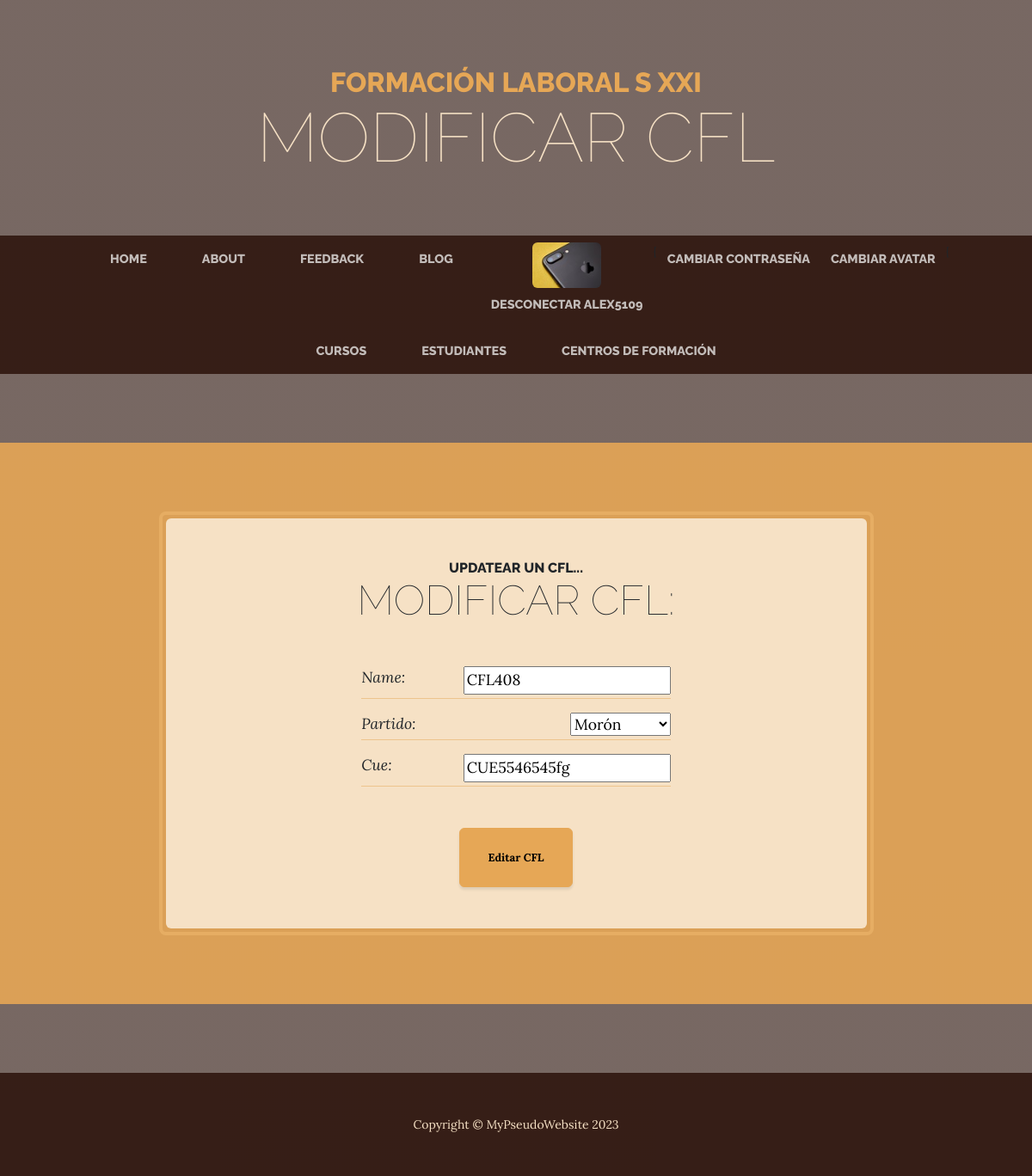
/centros_de_formacion/update/1 (signed in), run on the app's committed database.
### aplicacion/models.py (models this page shows, shortened)
class Usuario(auth.models.User):
	avatar = models.ImageField(upload_to="media/avatares", null=True, blank=True)

class Institucion(models.Model):
	name = models.CharField(max_length=60, null=True)
	partido =  models.ForeignKey(Partido, on_delete=models.SET_NULL, null=True, related_name="instituciones")
	cue =  models.CharField(max_length=12, null=True)

### aplicacion/views.py (the view)
# urls.py: path('centros_de_formacion/update/<pk>',	Centros_Update.as_view(),	name='centros-update'),
class Centros_Update(MyLoginRequiredMixin, generic.UpdateView):
	model = models.Institucion
	fields = ["name", "partido", "cue"]

### aplicacion/models.py (called while the page is built)
	def __str__(self):
		return f"{self.name}"

### aplicacion/templatetags/avatar.py (called while the page is built)
@register.filter(name="avatar")
def avatar(request):
	avatar_url = None
	try:
		avatar_url = models.AvatarPDF.objects.get(usuario = request.user.id).imagen.url
	except (Exception):
		try:
			avatar_url = models.Usuario.objects.get(id=request.user.id).avatar.url
		except (Exception):
			pass
	return avatar_url

### aplicacion/templates/aplicacion/institucion_form.html (shortened to what this page needs)
{% extends "aplicacion/0001_formulario.html" %}
{% block header2 %} Modificar CFL {% endblock %}
{% block header3 %} Updatear un CFL... {% endblock %}
{% block header4 %} Modificar CFL: {% endblock %}
{% block button_text %} Editar CFL {% endblock %}
{% block form_post_url %} "{% url 'aplicacion:centros-update' centro.slug %}" {% endblock %}

### aplicacion/templates/aplicacion/0001_formulario.html (shortened to what this page needs)
{% extends "aplicacion/0000_master.html" %}
{% load static %}
{% block content %}
		<section class="page-section cta">
			<div class="container">
				<div class="row">
					<div class="col-xl-9 mx-auto">
						<div class="cta-inner bg-faded text-center rounded">
							<h2 class="section-heading mb-5">
								<span class="section-heading-upper">{% block header3 %} A rellenar la database {% endblock %}</span>
								<span class="section-heading-lower">{% block header4 %} Agregar estudiante {% endblock %}</span>
							</h2>
							<form action= {% block form_post_url %}  {% endblock %}/ method="POST">
								<ul class="list-unstyled list-hours mb-5 text-left mx-auto">
									{% for field in form %}
										<li class="list-unstyled-item list-hours-item d-flex">
											{{ field.label_tag }}
											<span class="ms-auto">
												{{ field }}
											</span>
										</li>
									{% endfor %}
								</ul>
								<div class="intro-button mx-auto">
									<button type="submit" class="btn btn-primary btn-xl" name="enviarlo"> {% block button_text %} agregar o editar{% endblock %} </button>
								</div>
							</form>
						</div>
					</div>
				</div>
			</div>
		</section>
{% endblock %}

### aplicacion/templates/aplicacion/0000_master.html (shortened to what this page needs)
{% load static %}
{% load avatar %}
<!DOCTYPE html>
<html lang="en">
	<head>
		<link href="{% static 'aplicacion/css/styles.css' %}" rel="stylesheet" />
	</head>
	<body>
		<header>
			<h1 class="site-heading text-center text-faded d-none d-lg-block">
				<span class="site-heading-upper text-primary mb-3">
				{% block header1_principal %}
				Formación Laboral S XXI
				{% endblock %}</span>
				<span class="site-heading-lower">{% block header2 %}{% endblock %}</span>
			</h1>
		</header>
		<nav class="navbar navbar-expand-lg navbar-dark py-lg-24" id="mainNav">
			<div class="container">
				<div class="collapse navbar-collapse" id="navbarSupportedContent">
					<ul class="navbar-nav mx-auto">
						<li class="nav-item px-lg-4"><a class="nav-link text-uppercase" href="{% url 'aplicacion:home' %}">Home</a></li>
						<li class="nav-item px-lg-4"><a class="nav-link text-uppercase" href="{% url 'aplicacion:about' %}">About</a></li>
						<li class="nav-item px-lg-4"><a class="nav-link text-uppercase" href="{% url 'aplicacion:quejas' %}">Feedback</a></li>
						<li class="nav-item px-lg-4"><a class="nav-link text-uppercase" href="{% url 'blog:home' %}">Blog</a></li>
						{% if request.user.is_authenticated %}
							{% if request|avatar %}
								<li class="nav-item px-lg-1"> <img class="product-item-img mx-auto d-flex rounded img-fluid mb-3 mb-lg-0" src= '{{ request|avatar }}' alt="..." width="80" height="80" /> <a class="nav-link text-uppercase" href="{% url 'aplicacion:user-log_out' %}?next={{request.path}}">Desconectar {{request.user.username}}</a> </li>
							{{% else %}
								<li class="nav-item px-lg-1"> <a class="nav-link text-uppercase" href="{% url 'aplicacion:user-log_out' %}?next={{request.path}}">Desconectar {{request.user.username}}</a> </li>
							{{% endif %}
							<li class="nav-item px-lg-1"> <a class="nav-link text-uppercase" href="{% url 'aplicacion:user-cambiarcontraseña' %}">Cambiar contraseña</a> </li>
							<li class="nav-item px-lg-1"> <a class="nav-link text-uppercase" href="{% url 'aplicacion:user-cambiaravatar' %}">Cambiar avatar</a> </li>
						{% endif %}
					</ul>
				</div>
			</div>
		</nav>
		<nav class="navbar navbar-expand-lg navbar-dark py-lg-24" id="mainNav">
			<div class="container">
				<div class="collapse navbar-collapse" id="navbarSupportedContent">
					<ul class="navbar-nav mx-auto">
						<li class="nav-item px-lg-4"><a class="nav-link text-uppercase" href="{% url 'aplicacion:tables-listado' 'cursos' %}"> Cursos </a></li>
						<li class="nav-item px-lg-4"><a class="nav-link text-uppercase" href="{% url 'aplicacion:tables-listado' 'estudiantes' %}"> Estudiantes</a></li>
						<li class="nav-item px-lg-4"><a class="nav-link text-uppercase" href="{% url 'aplicacion:centros-list' %}"> Centros de Formación</a></li>
					</ul>
				</div>
			</div>
		</nav>
		{% block content %} {% endblock %}
		<footer class="footer text-faded text-center py-5">
			<div class="container"><p class="m-0 small">Copyright &copy; MyPseudoWebsite 2023</p></div>
		</footer>
	</body>
</html>

### data on the page
Institucion: form "CFL408" "Morón" "CUE5546545fg"

### other printed values
{{ request.user.username }} "ALEX5109"
{{ field.label_tag }} "Name:" "Partido:" "Cue:"
